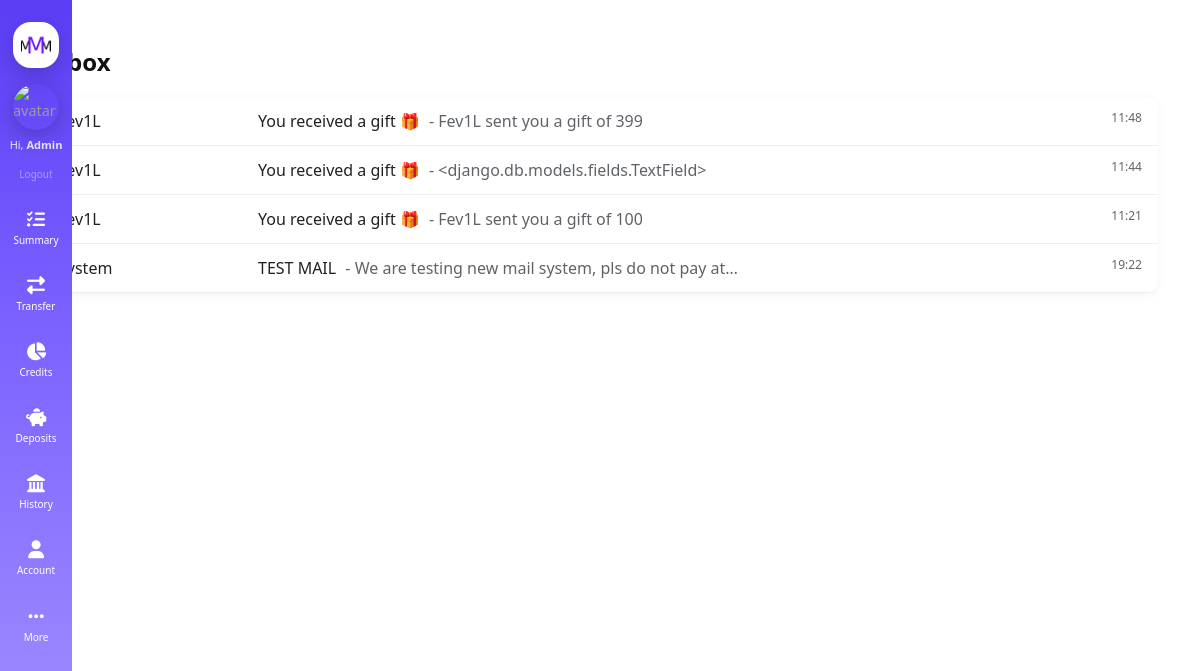
/inbox/ (signed in), run on an earlier commit of the app's database.
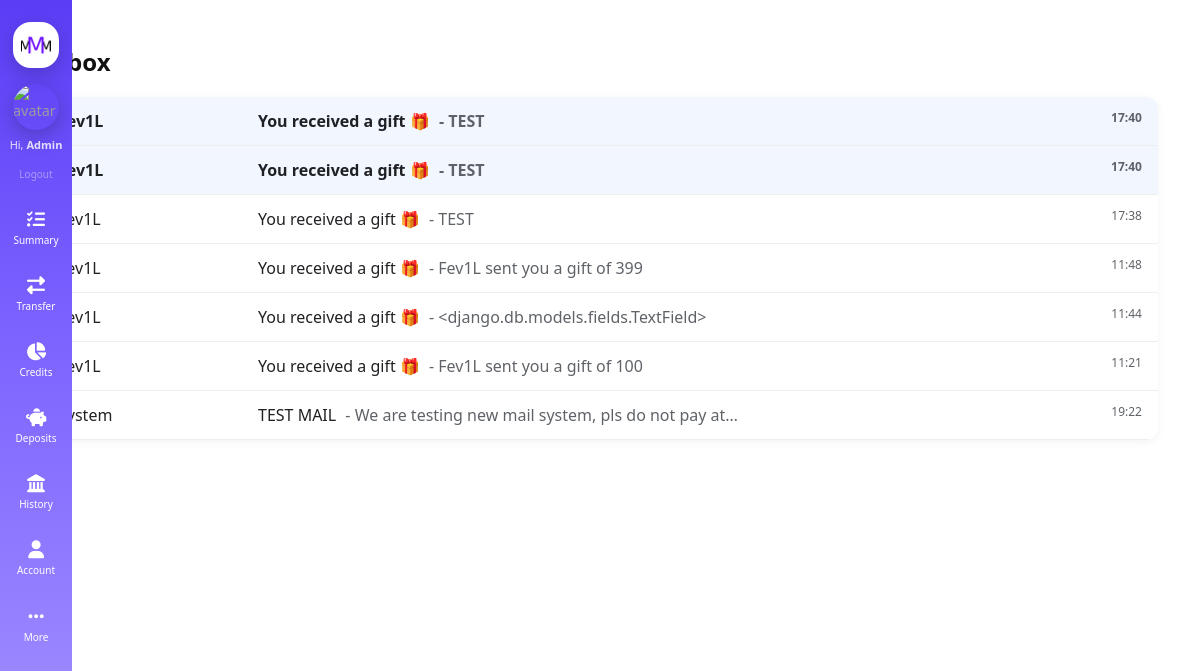
And on a later commit of the database.
### main/models.py (models this page shows, shortened)
class InboxMessage(models.Model):
    SYSTEM = "system"
    USER = "user"
    REQUEST = "request"
    GIFT = "gift"
    MESSAGE_TYPE = [
        (SYSTEM, "System"),
        (USER, "User"),
        (REQUEST, "Request"),
        (GIFT, "Gift"),
    ]
    receiver = models.ForeignKey(User, on_delete=models.CASCADE, related_name="messages")
    sender = models.ForeignKey(User, on_delete=models.SET_NULL, null=True, blank=True)
    title = models.CharField(max_length=255)
    content = models.TextField()
    type = models.CharField(max_length=10, choices=MESSAGE_TYPE, default=SYSTEM)
    amount = models.DecimalField(max_digits=12, decimal_places=2, null=True, blank=True)
    is_paid = models.BooleanField(default=False)
    is_read = models.BooleanField(default=False)
    created_at = models.DateTimeField(auto_now_add=True)

### main/views.py (the view)
# urls.py: path('inbox/', views.inbox, name='inbox'),
@login_required
def inbox(request):
    messages = InboxMessage.objects.filter(receiver=request.user).order_by('-created_at')
    return render(request, 'main/mail/inbox.html', {'messages': messages})

### main/context_processors.py (called while the page is built)
def unread_messages(request):
    if request.user.is_authenticated:
        count = InboxMessage.objects.filter(
            receiver=request.user,
            is_read=False
        ).count()
    else:
        count = 0
    return {
        'unread_count': count
    }

### main/templatetags/sidebar_links.py (called while the page is built)
@register.simple_tag
def get_links():
    return [{
        'name': 'Summary',
        'href': '/',
        'icon': 'fa-regular fa-list-check',
    },{
        'name': 'Transfer',
        'href': '/contacts/',
        'icon': 'fa-regular fa-right-left',
    }, {
        'name': 'Credits',
        'href': '/credits/',
        'icon': 'fa-solid fa-chart-pie',
    }, {
        'name': 'Deposits',
        'href': '/deposits/',
        'icon': 'fa-solid fa-piggy-bank',
    },{
        'name': 'History',
        'href': '/history',
        'icon': 'fa-regular fa-landmark',
    },{
        'name': 'Account',
        'href': '/profile',
        'icon': 'fa-solid fa-user',
    },{
        'name': 'More',
        'href': '/more/',
        'icon': 'fa-ellipsis',
    }]

### main/templates/main/mail/inbox.html (shortened to what this page needs)
{% extends 'main/mail/mail_layout.html' %}
{% block content%}
  <h2 class="inbox-title">Inbox</h2>
  <div class="inbox-container">
    {% for msg in messages %}
    <div class="inbox-item {% if not msg.is_read %}unread{% endif %}"
         onclick="window.location='/inbox/{{ msg.id }}/'">
      <div class="inbox-left">
        {% if msg.sender %}
        {{ msg.sender.username }}
        {% else %}
        System
        {% endif %}
      </div>
      <div class="inbox-center">
        <span class="inbox-subject">{{ msg.title }}</span>
        <span class="inbox-preview"> - {{ msg.content|truncatechars:50 }}</span>
      </div>
      <div class="inbox-right">
        {{ msg.created_at|date:"H:i" }}
      </div>
    </div>
    {% endfor %}
  </div>
{% endblock %}

### main/templates/main/layout/sidebar.html (shortened to what this page needs)
{% load static %}
{% load sidebar_links %}
{% get_links as links %}
{% if request.user.is_authenticated %}
<div class="sidebar">
    <div class="sidebar-logo">
        <img src="{% static 'main/img/MMM-Logo.png' %}" alt="MMM Bank Logo">
    </div>
    <div class="sidebar-user">
        <a href="/profile" class="user-avatar">
            <img src="https://github.com/Fev1L.png" alt="avatar">
        </a>
        <div class="user-greeting">
            Hi, <strong>{{ request.user.username }}</strong>
        </div>
        <form method="POST" action="/logout">
            <button class="logout-btn" type="submit">Logout</button>
        </form>
    </div>
    <div class="sidebar-links">
        {% for link in links %}
        <a href="{{ link.href }}"
           class="sidebar-item {% if request.path == link.href %}active{% endif %}">
            <i class="fa-solid {{ link.icon }}"></i>
            <span>{{ link.name }}</span>
        </a>
        {% endfor %}
    </div>
</div>
{% endif %}

What changed in the data, as far as the page shows it:
added InboxMessage: sender.username "Fev1L", title "You received a gift 🎁", content "TEST", created_at "17:40", is_read False (drawn)
added InboxMessage: sender.username "Fev1L", title "You received a gift 🎁", content "TEST", created_at "17:40", is_read False (drawn)
added InboxMessage: sender.username "Fev1L", title "You received a gift 🎁", content "TEST", created_at "17:38"
